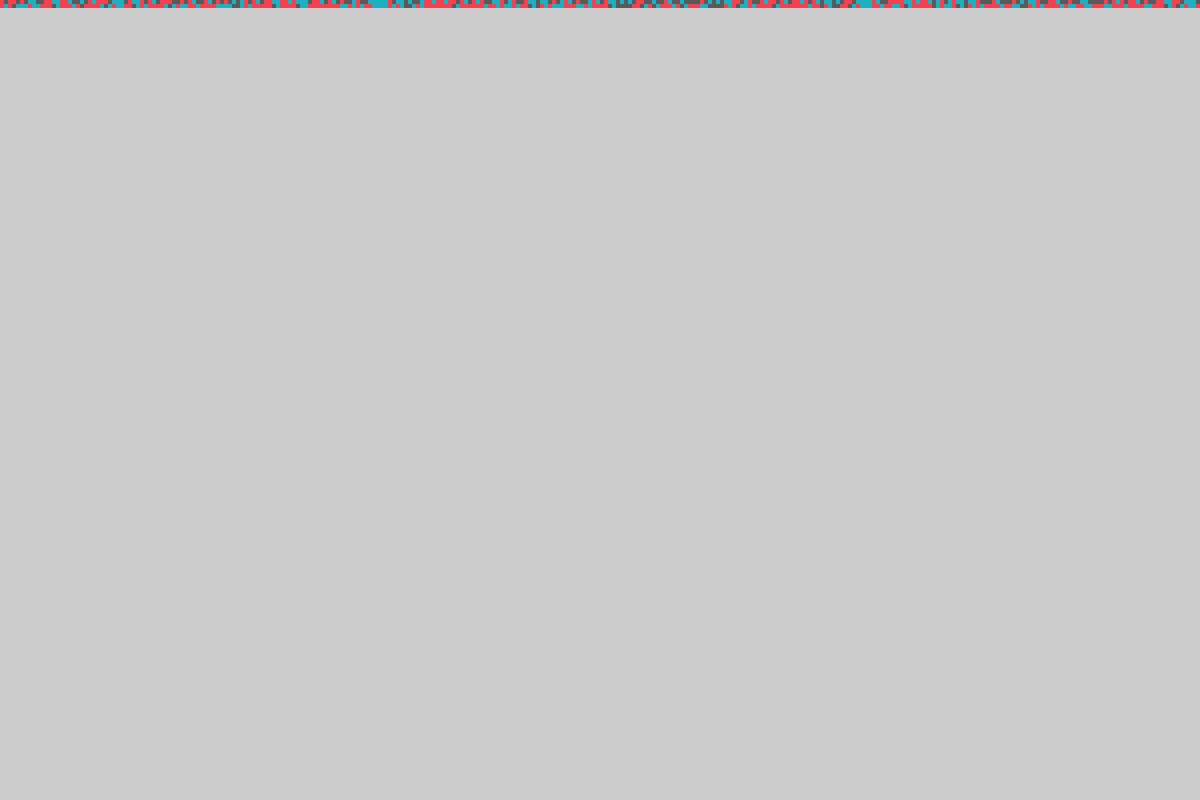
Frame 1 (no input)
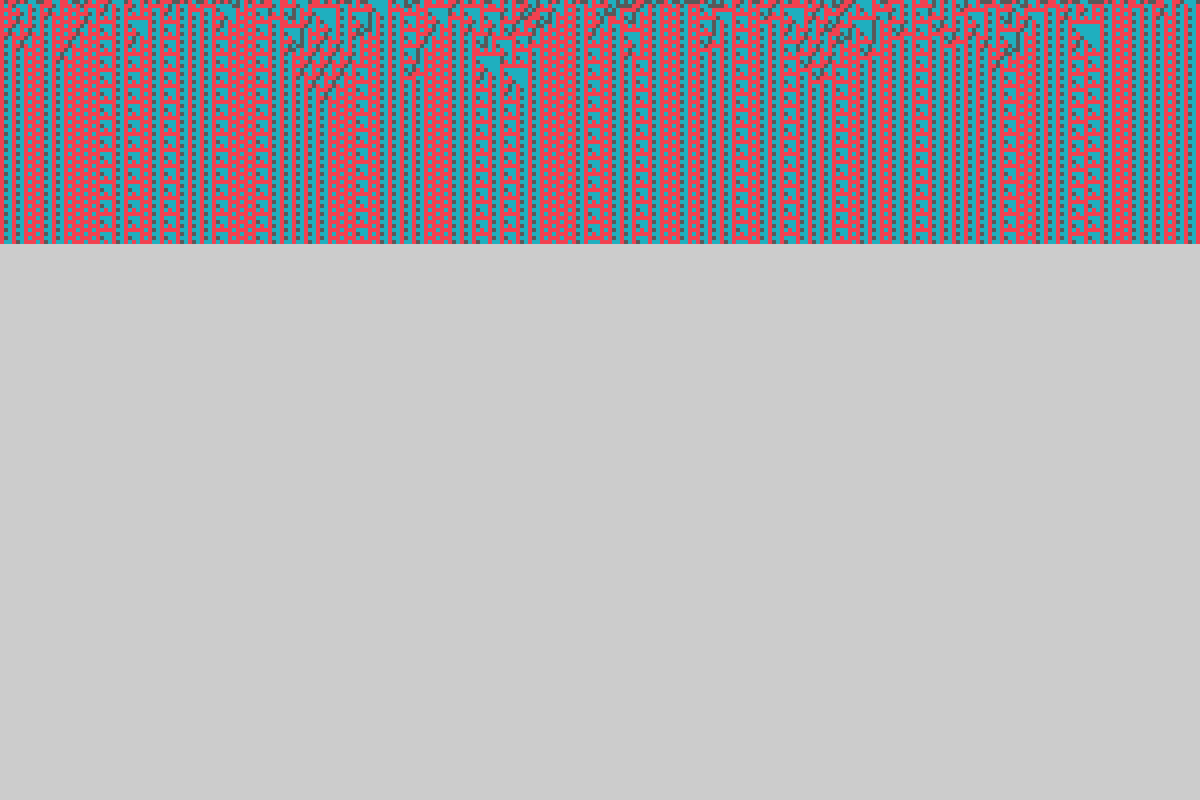
Frame 60 (the mouse pressed at the canvas centre just before this capture)
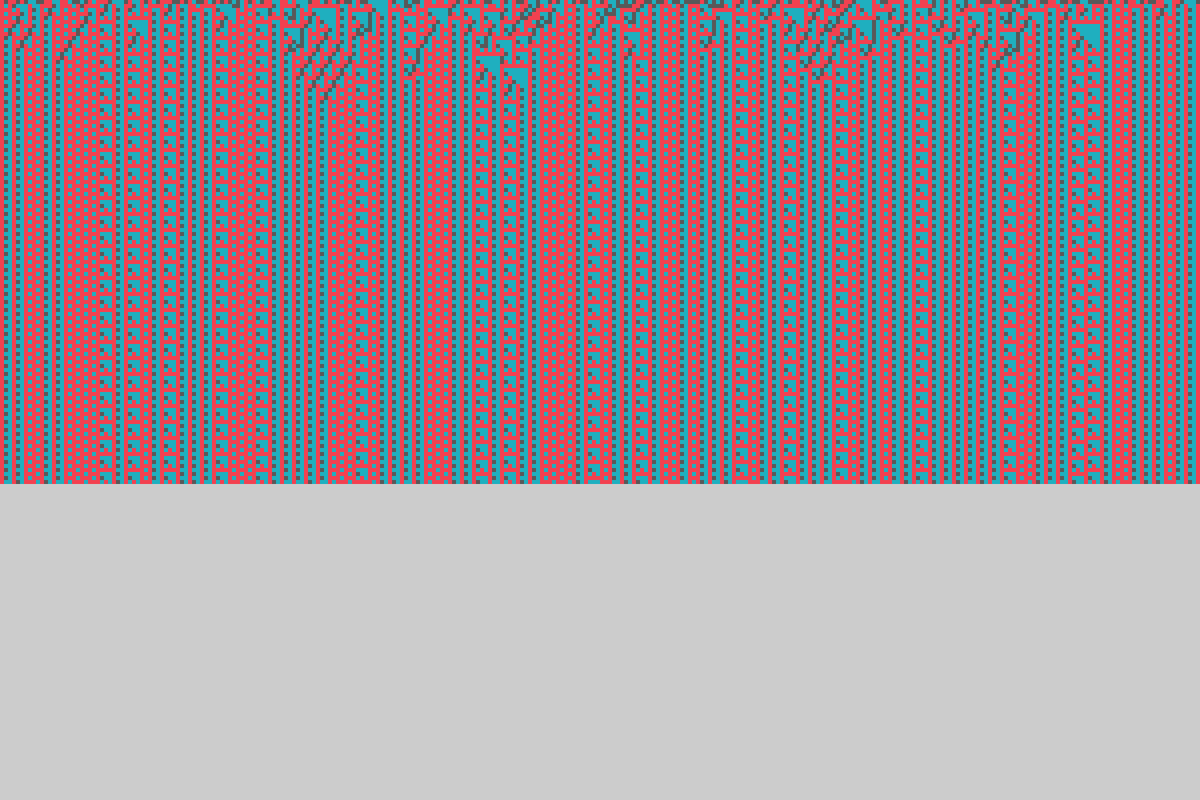
Frame 120 (the mouse held since frame 60 and released just before this capture)

The Processing sketch that drew these frames (run headless with seeded random() and noise(); from frame 60 on, the mouse is pressed at the canvas centre):

// Processing sketch: States3
// ── States3.pde
import java.util.HashMap;

class CA
{
  int[] cells;
  HashMap<Integer, HashMap<Integer, HashMap<Integer, Integer>>> ruleset;
  // width in pixels
  int cellWidth = 5;
  int generation = 0;
  String name;
  
  CA()
  {
    cells = new int[width/cellWidth];
    ruleset = new HashMap<Integer, HashMap<Integer, HashMap<Integer, Integer>>>();

    // make the name while building the ruleset
    StringBuilder nameBuilder = new StringBuilder();

    // make a random ruleset
    for (int i = 0; i < 3; i++)
    {
      ruleset.put(i, new HashMap<Integer, HashMap<Integer, Integer>>());
      // initialize the ruleset for the medium level
      for (int j = 0; j < 3; j++)
      {
        ruleset.get(i).put(
          j, new HashMap<Integer, Integer>()
        );
        // initialize a random rule for the bottom level
        for (int k = 0; k < 3; k++)
        {
          ruleset.get(i).get(j).put(
            k, int(random(3))
          );
          nameBuilder.append(ruleset.get(i).get(j).get(k));
          // i is left cell, j is middle cell, and k is right cell
        }
      }
    }

    // make the name for the cellular automaton based on the ruleset
    name = nameBuilder.toString();

    for (int i = 0; i < cells.length; i++)
    {
      cells[i] =  int(random(3));
    }
  }

  void generate()
  {
    int[] nextgen = new int[cells.length];
    for (int i = 1; i < cells.length-1; i++)
    {
      int left   = cells[i-1];
      int middle = cells[i];
      int right  = cells[i+1];
      nextgen[i] = rules(left, middle, right);
    }
    cells = nextgen;
    generation++;
  }

  int rules(int a, int b, int c) 
  {
    return ruleset.get(a).get(b).get(c);
  }

  void display()
  {
    colorMode(RGB);
    noStroke();
    for (int i = 0; i < cells.length; i++) {
      switch(cells[i])
      {
        case 0:
          fill(242,65,80, 255);
          break;
        case 1:
          fill(31,175,191, 255);
          break;
        case 2:
          fill(89,89,89, 255);
          break;
        default:
          println("Uh oh something went wrong");
          break;
      }
      // Set the y-location according to the generation.
      rect(i*cellWidth, generation*cellWidth, cellWidth, cellWidth);
    }
  }

}

CA auto;
int yCounter = 0;

void setup()
{
  size(1500, 1000);
  auto = new CA();
}

void draw()
{
  auto.display();
  auto.generate();
  auto.display();
  yCounter += auto.cellWidth;

  // when it reaches the bottom of the window, save the full image
  if (yCounter > height)
  {
    save("states3CA_" + auto.name + ".png");
    println(auto.name);

    auto = new CA();
    yCounter = 0;
  }
}
